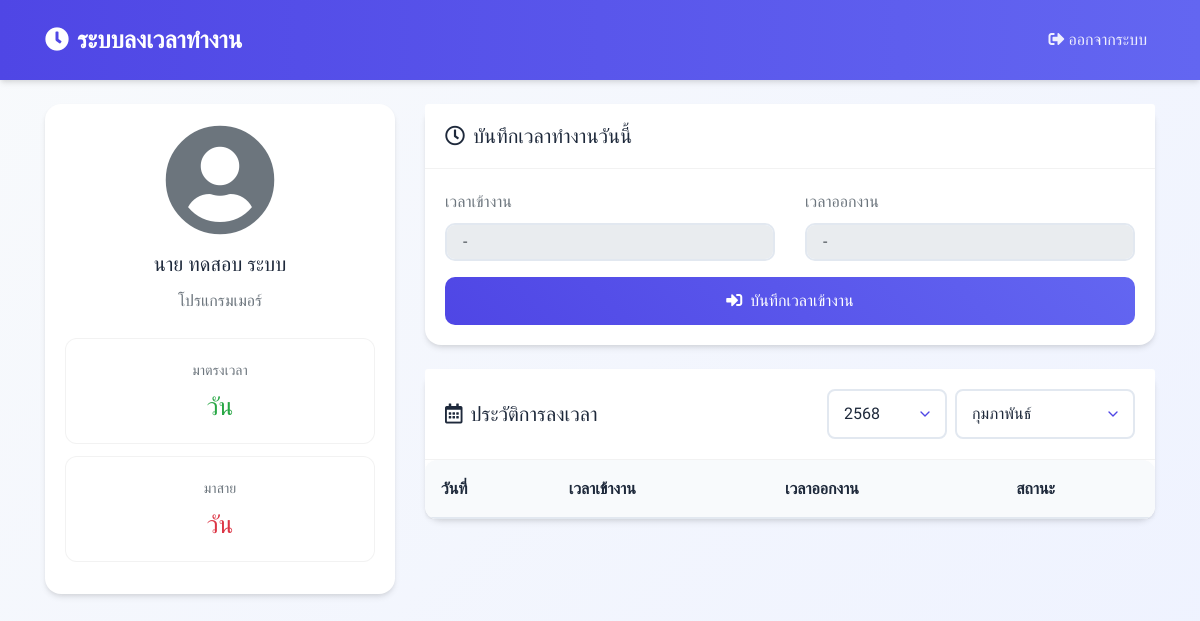
/profile.php (signed in), run on the app's committed database.
### tables this page shows
CREATE TABLE `tbl_emp` (
  `m_id` char(5) NOT NULL,
  `m_username` varchar(50) NOT NULL,
  `m_password` varchar(50) NOT NULL,
  `m_firstname` varchar(50) NOT NULL,
  `m_name` varchar(100) NOT NULL,
  `m_lastname` varchar(100) NOT NULL,
  `m_position` varchar(100) NOT NULL,
  `m_img` varchar(100) DEFAULT NULL,
  `m_phone` varchar(20) NOT NULL,
  `m_email` varchar(50) NOT NULL,
  `m_level` varchar(10) NOT NULL
);

### profile.php (the view, shortened to what this page needs)
<?php
require_once('condb.php');
$m_id = $_SESSION['m_id'];
$current_year = date('Y');
$year = isset($_GET['year']) ? $_GET['year'] : $current_year;
$month = isset($_GET['month']) ? $_GET['month'] : date('m');
$years = range($current_year, $current_year - 4);
$monthNames = [
    '01' => 'มกราคม', '02' => 'กุมภาพันธ์', '03' => 'มีนาคม',
    '04' => 'เมษายน', '05' => 'พฤษภาคม', '06' => 'มิถุนายน',
    '07' => 'กรกฎาคม', '08' => 'สิงหาคม', '09' => 'กันยายน',
    '10' => 'ตุลาคม', '11' => 'พฤศจิกายน', '12' => 'ธันวาคม'
];
$sql = "SELECT * FROM tbl_emp WHERE m_id = '$m_id'";
$result = mysqli_query($condb, $sql);
$emp = mysqli_fetch_assoc($result);
$today = date('Y-m-d');
$sql = "SELECT * FROM tbl_work_io WHERE m_id = '$m_id' AND workdate = '$today'";
$result = mysqli_query($condb, $sql);
$today_data = mysqli_fetch_assoc($result);
?>
<!DOCTYPE html>
<html lang="th">
<head>
    <link rel="stylesheet" href="https://cdnjs.cloudflare.com/ajax/libs/bootstrap/4.6.2/css/bootstrap.min.css">
    <link rel="stylesheet" href="https://cdnjs.cloudflare.com/ajax/libs/font-awesome/5.15.4/css/all.min.css">
</head>
<body>
    <nav class="navbar navbar-expand-lg navbar-dark">
        <div class="container">
            <a class="navbar-brand" href="#">
                <i class="fas fa-clock mr-2"></i>ระบบลงเวลาทำงาน
            </a>
            <div class="collapse navbar-collapse" id="navbarNav">
                <ul class="navbar-nav ml-auto">
                    <li class="nav-item">
                        <a class="nav-link" href="logout.php">
                            <i class="fas fa-sign-out-alt mr-1"></i>ออกจากระบบ
                        </a>
                    </li>
                </ul>
            </div>
        </div>
    </nav>
    <div class="container py-4">
        <div class="row">
            <div class="col-md-4">
                <div class="card">
                    <div class="card-body text-center">
                        <?php if (!empty($emp['m_img']) && file_exists($emp['m_img'])): ?>
                            <img src="<?php echo $emp['m_img']; ?>" class="profile-img mb-3">
                        <?php else: ?>
                            <i class="fas fa-user-circle fa-7x mb-3 text-secondary"></i>
                        <?php endif; ?>
                        <h5 class="card-title">
                            <?php echo $emp['m_firstname'].' '.$emp['m_name'].' '.$emp['m_lastname']; ?>
                        </h5>
                        <p class="card-text text-muted"><?php echo $emp['m_position']; ?></p>
                        <div class="stats-container mt-4">
                            <div class="stat-card">
                                <small class="text-muted d-block">มาตรงเวลา</small>
                                <h3 class="mb-0 text-success">
                                    <small>วัน</small>
                                </h3>
                            </div>
                            <div class="stat-card">
                                <small class="text-muted d-block">มาสาย</small>
                                <h3 class="mb-0 text-danger">
                                    <small>วัน</small>
                                </h3>
                            </div>
                        </div>
                    </div>
                </div>
            </div>
            <div class="col-md-8">
                <div class="card">
                    <div class="card-header bg-white">
                        <h5 class="mb-0"><i class="far fa-clock mr-2"></i>บันทึกเวลาทำงานวันนี้</h5>
                    </div>
                    <div class="card-body">
                        <div class="row">
                            <div class="col-sm-6 mb-3">
                                <label class="text-muted">เวลาเข้างาน</label>
                                <input type="text" class="form-control" value="<?php echo $today_data['workin'] ?? '-'; ?>" readonly>
                            </div>
                            <div class="col-sm-6 mb-3">
                                <label class="text-muted">เวลาออกงาน</label>
                                <input type="text" class="form-control" value="<?php echo $today_data['workout'] ?? '-'; ?>" readonly>
                            </div>
                        </div>
                        <?php if (!$today_data): ?>
                            <button onclick="checkLocation('in')" class="btn btn-check-time btn-block">
                                <i class="fas fa-sign-in-alt mr-2"></i>บันทึกเวลาเข้างาน
                            </button>
                        <?php elseif (empty($today_data['workout']) && date('H:i:s') >= '17:00:00'): ?>
                            <button onclick="checkLocation('out')" class="btn btn-check-time btn-block">
                                <i class="fas fa-sign-out-alt mr-2"></i>บันทึกเวลาออกงาน
                            </button>
                        <?php else: ?>
                            <button class="btn btn-check-time btn-block" disabled>
                                <i class="fas fa-check mr-2"></i>บันทึกข้อมูลครบแล้ว
                            </button>
                        <?php endif; ?>
                    </div>
                </div>
                <div class="card">
                    <div class="card-header bg-white">
                        <div class="d-flex justify-content-between align-items-center">
                            <h5 class="mb-0"><i class="far fa-calendar-alt mr-2"></i>ประวัติการลงเวลา</h5>
                            <div class="d-flex" style="min-width: 300px;">
                                <select class="select-year mr-2" onchange="changeYearMonth(this.value, document.querySelector('.select-month').value)">
                                    <?php foreach($years as $y): ?>
                                        <option value="<?php echo $y; ?>" <?php echo $year == $y ? 'selected' : ''; ?>>
                                            <?php echo $y + 543; ?>
                                        </option>
                                    <?php endforeach; ?>
                                </select>
                                <select class="select-month" onchange="changeYearMonth(document.querySelector('.select-year').value, this.value)">
                                    <?php foreach($monthNames as $num => $name): ?>
                                        <option value="<?php echo $num; ?>" <?php echo $month == $num ? 'selected' : ''; ?>>
                                            <?php echo $name; ?>
                                        </option>
                                    <?php endforeach; ?>
                                </select>
                            </div>
                        </div>
                    </div>
                    <div class="table-responsive">
                        <table class="custom-table">
                            <thead>
                                <tr>
                                    <th>วันที่</th>
                                    <th>เวลาเข้างาน</th>
                                    <th>เวลาออกงาน</th>
                                    <th>สถานะ</th>
                                </tr>
                            </thead>
                        </table>
                    </div>
                </div>
            </div>
        </div>
    </div>
</body>
</html>

### profile.php (style rules this page uses)
:root { --primary-color: #4F46E5; --primary-light: #818CF8; --secondary-color: #6366F1; --accent-light: #EEF2FF; --success-color: #10B981; --warning-color: #F59E0B; --danger-color: #EF4444; --text-primary: #1E293B; --text-secondary: #64748B; --background: #F8FAFC; --card-shadow: 0 4px 6px -1px rgba(0, 0, 0, 0.1), 0 2px 4px -1px rgba(0, 0, 0, 0.06); }
body { font-family: 'Prompt', sans-serif; background: linear-gradient(135deg, var(--background) 0%, var(--accent-light) 100%); color: var(--text-primary); min-height: 100vh; line-height: 1.6; }
.navbar { background: linear-gradient(to right, var(--primary-color), var(--secondary-color)); padding: 1rem 0; box-shadow: var(--card-shadow); }
.navbar-brand { color: white !important; font-size: 1.5rem; font-weight: 600; }
.nav-link { color: rgba(255, 255, 255, 0.9) !important; font-weight: 500; padding: 0.5rem 1rem; border-radius: 8px; transition: all 0.2s ease; }
.card { background: white; border: none; border-radius: 16px; box-shadow: var(--card-shadow); margin-bottom: 1.5rem; }
.card-header { background: white; border-bottom: 1px solid rgba(0, 0, 0, 0.05); padding: 1.25rem; }
.stat-card { background: white; border-radius: 12px; padding: 1.25rem; margin: 0.75rem 0; border: 1px solid rgba(0, 0, 0, 0.05); transition: transform 0.2s ease; }
.stat-card h3 { color: var(--primary-color); font-weight: 600; margin-top: 0.5rem; }
.form-control { border: 2px solid #E2E8F0; border-radius: 10px; padding: 0.75rem 1rem; font-size: 1rem; }
.select-year { width: 120px; padding: 10px 15px; font-family: 'Prompt', sans-serif; font-size: 1rem; color: var(--text-primary); background-color: white; border: 2px solid #e2e8f0; border-radius: 8px; appearance: none; background-repeat: no-repeat; background-position: right 12px center; background-size: 16px; cursor: pointer; transition: all 0.2s ease; }
.select-month { width: 180px; padding: 10px 15px; font-family: 'Prompt', sans-serif; font-size: 1rem; color: var(--text-primary); background-color: white; border: 2px solid #e2e8f0; border-radius: 8px; appearance: none; background-repeat: no-repeat; background-position: right 12px center; background-size: 16px; cursor: pointer; transition: all 0.2s ease; }
.custom-table { width: 100%; border-collapse: separate; border-spacing: 0; background: white; border-radius: 12px; overflow: hidden; box-shadow: 0 2px 4px rgba(0, 0, 0, 0.05); }
.custom-table thead th { background: #f8fafc; color: var(--text-primary); font-weight: 600; padding: 16px; text-align: left; border-bottom: 2px solid #e2e8f0; white-space: nowrap; }
.btn-check-time { background: linear-gradient(45deg, var(--primary-color), var(--secondary-color)); color: white; border: none; padding: 0.75rem 1.5rem; border-radius: 10px; font-weight: 500; transition: transform 0.2s ease; }

### data on the page
tbl_emp: m_firstname "นาย", m_name "ทดสอบ", m_lastname "ระบบ", m_position "โปรแกรมเมอร์"

### other printed values
form field value "2568"
form field value "กุมภาพันธ์"
